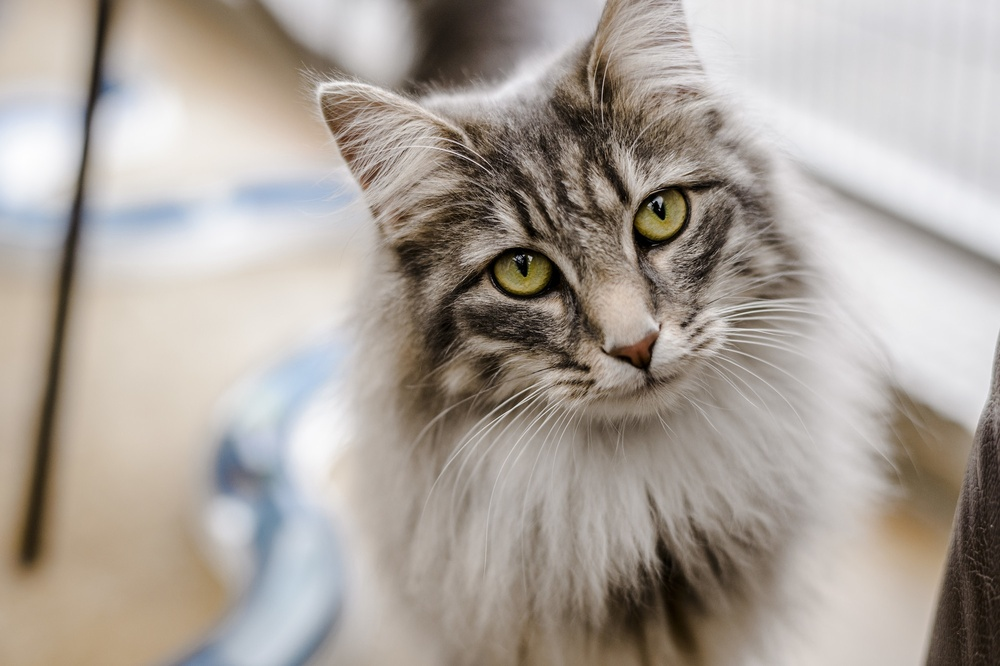
#> input picture cat.jpg, 1000 x 666 px, shrunk from 2000 x 1331 before the run
$ python grayscale_hist.py --image cat.jpg
#> lines starting #> are read from the running program, lines starting #| are printed output that depends on the picture
from matplotlib import pyplot as plt
import argparse

import cv2

ap=argparse.ArgumentParser()
ap.add_argument('-i','--image',required=True,
                help="Path")
args=vars(ap.parse_args())

image=cv2.imread(args['image'])
#> image is the input picture: shape (666, 1000, 3); mean B, G, R 154.5, 162.2, 170.3
image=cv2.cvtColor(image,cv2.COLOR_RGB2GRAY)
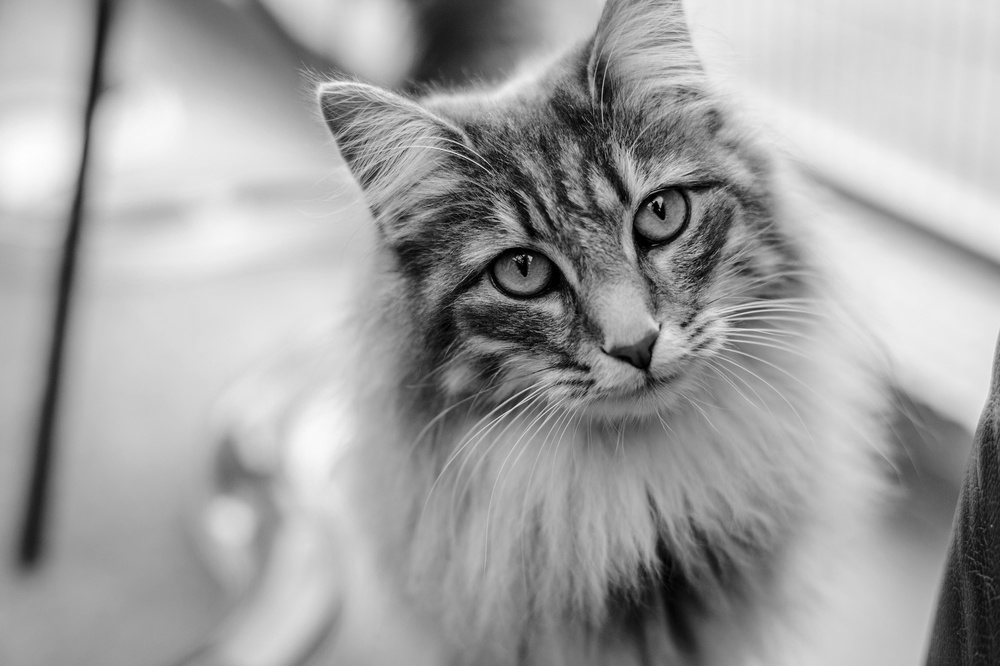
#> image: shape (666, 1000); min 0, max 254, mean 160.9
cv2.imshow("Grayscale",image)
hist=cv2.calcHist([image],[0],None,[256],[0,256])
#> hist = 256 values, max 7653 at index 216, min 0 at index 255, mean 2601.6

plt.figure()
plt.title("Grayscale Hist")
plt.plot(hist)
plt.xlim([0,256])
plt.show()
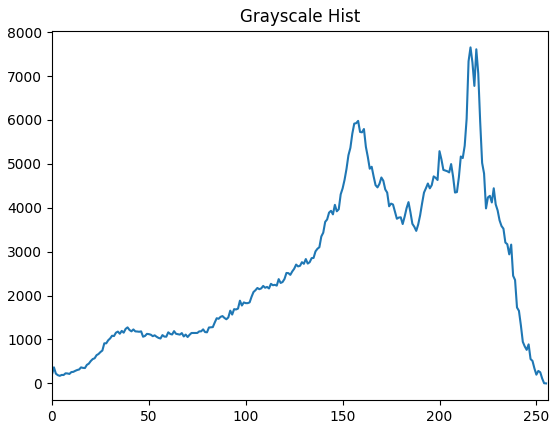
#> figure drawn by matplotlib, 1 panel; curve peaks at x = 216, y = 7653
#> (the run stopped early here; a loop or call above may not have finished)

$ run again, on sadbeagle.png
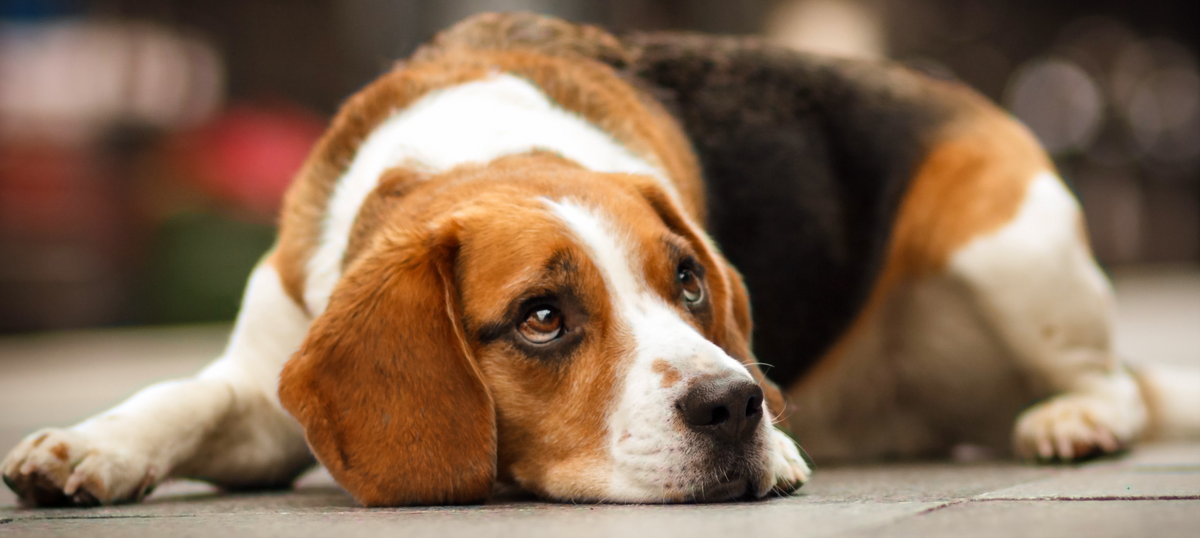
#> input picture sadbeagle.png, 1200 x 538 px
#> image is the input picture: shape (538, 1200, 3); mean B, G, R 85, 107.5, 134.4
#> `image=cv2.cvtColor(image,cv2.COLOR_RGB2GRAY)`:
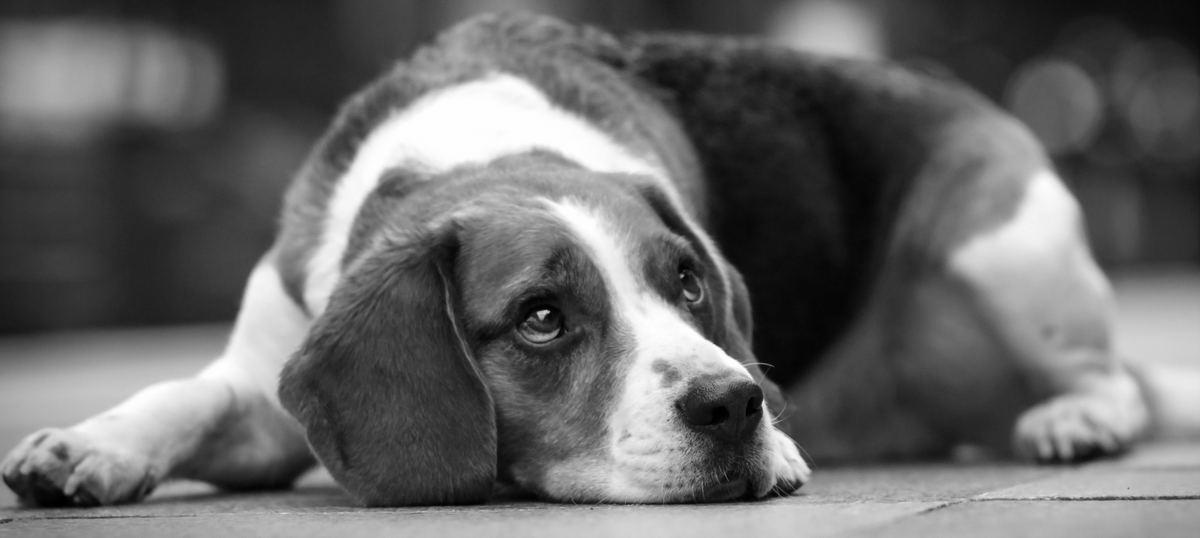
#> image: shape (538, 1200); min 0, max 254, mean 103.9
#> hist = 256 values, max 6852 at index 50, min 0 at index 255, mean 2521.9
#> `plt.show()`:
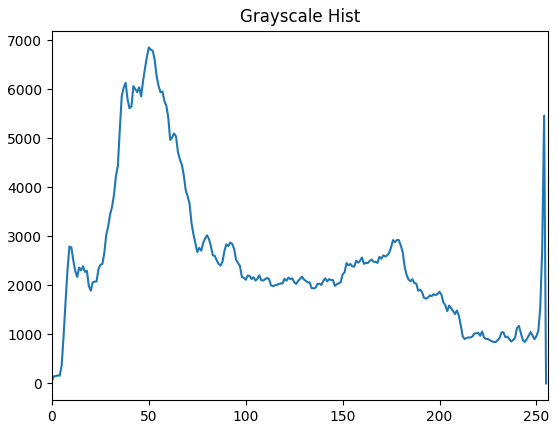
#> figure drawn by matplotlib, 1 panel; curve peaks at x = 50, y = 6852
